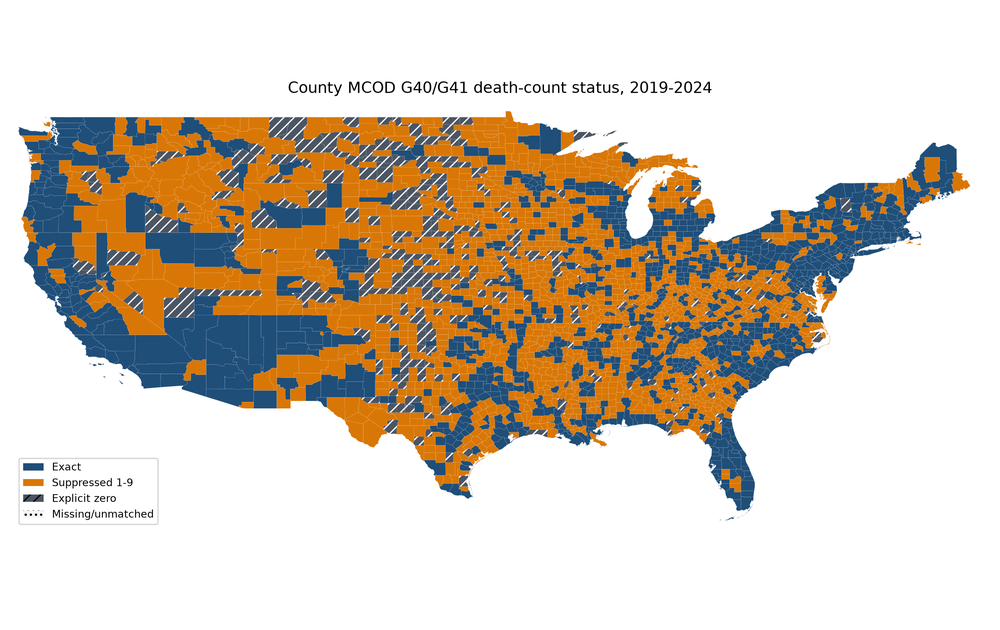
#> input picture manuscript/editorial_revision_ready/figures/figure1_county_suppression_status_revised.png, 1000 x 630 px, shrunk from 2592 x 1632 before the run, found by its file name
$ python editorial_revision_round3_figures.py
#> lines starting #> are read from the running program, lines starting #| are printed output that depends on the picture
from __future__ import annotations

import shutil
from pathlib import Path

import matplotlib.pyplot as plt
import numpy as np
import pandas as pd
from PIL import Image, ImageChops


PROJECT_ROOT = Path(__file__).resolve().parents[1]
ROUND2 = PROJECT_ROOT / "manuscript" / "editorial_revision_round2_ready"
OUT = PROJECT_ROOT / "manuscript" / "editorial_revision_round3_ready"
FIG_DIR = OUT / "figures"
TABLE_DIR = OUT / "tables"
REPORT_DIR = OUT / "reports"


SCENARIO_LABELS = {
    "observed_exact_positive_only": "Exact visible",
    "observed_exact_plus_zero": "Exact + zero",
    "suppressed_equals_1": "Suppressed = 1",
    "suppressed_equals_mean_4_06": "Uniform mean",
    "suppressed_equals_5": "Suppressed = 5",
    "suppressed_equals_9": "Suppressed = 9",
    "population_scaled_residual_allocation": "Population residual",
    "conservative_anti_rural_allocation": "Anti-rural residual",
    "pro_rural_allocation": "Pro-rural residual",
    "interval_likelihood": "Interval NB",
}

SCENARIO_ORDER = list(SCENARIO_LABELS)
TIER_COLORS = {
    "visible": "#4C78A8",
    "total_preserving": "#2A9D8F",
    "stress": "#F58518",
    "interval": "#6F4E7C",
}


def ensure_dirs() -> None:
    for path in [OUT, FIG_DIR, TABLE_DIR, REPORT_DIR]:
        path.mkdir(parents=True, exist_ok=True)
    for subdir in ["tables", "figures", "reports", "references", "supplement"]:
        src_dir = ROUND2 / subdir
        dest_dir = OUT / subdir
        dest_dir.mkdir(parents=True, exist_ok=True)
        if src_dir.exists():
            for src in src_dir.glob("*"):
                if src.is_file():
                    shutil.copy2(src, dest_dir / src.name)


def crop_white_margin(src: Path, dest: Path, padding: int = 28) -> None:
    image = Image.open(src).convert("RGB")
    background = Image.new("RGB", image.size, (255, 255, 255))
    diff = ImageChops.difference(image, background)
    # Ignore tiny antialiasing differences from a white canvas.
    diff = diff.point(lambda p: 255 if p > 8 else 0)
    bbox = diff.getbbox()
    if bbox is None:
        shutil.copy2(src, dest)
        return
    left, top, right, bottom = bbox
    left = max(left - padding, 0)
    top = max(top - padding, 0)
    right = min(right + padding, image.width)
    bottom = min(bottom + padding, image.height)
    image.crop((left, top, right, bottom)).save(dest)


# [13 lines left out: function classify_tier, not called in this run]


def model_rows_for(term: str) -> pd.DataFrame:
    full = pd.read_csv(TABLE_DIR / "table3_suppression_aware_models_revised_full.csv")
    direct = full[
        (full["model_family"] == "rurality_svi_composite")
        & (full["term"] == term)
        & (full["scenario"] != "interval_likelihood")
    ].copy()
    interval = full[
        (full["model_family"] == "interval_nb_rurality_svi")
        & (full["term"] == term)
        & (full["scenario"] == "interval_likelihood")
    ].copy()
    out = pd.concat([direct, interval], ignore_index=True)
    out["scenario_label"] = out["scenario"].map(SCENARIO_LABELS)
    out["scenario_order"] = out["scenario"].map({s: i for i, s in enumerate(SCENARIO_ORDER)})
    out["tier"] = out["scenario"].map(classify_tier)
    out = out.sort_values("scenario_order", ascending=False)
    return out


# [21 lines left out: function draw_panel, not called in this run]


def make_figure2() -> None:
    rural = model_rows_for("primary_rurality_nonmetro_nonadjacent")
    svi = model_rows_for("svi_quartile_Q4_highest")
    fig, axes = plt.subplots(ncols=2, figsize=(11.2, 5.8), sharey=True)
    draw_panel(axes[0], rural, "A. Nonmetro nonadjacent IRR")
    draw_panel(axes[1], svi, "B. Highest SVI quartile IRR")
    axes[0].set_xlabel("Incidence rate ratio, log scale", fontsize=10)
    axes[1].set_xlabel("Incidence rate ratio, log scale", fontsize=10)
    axes[0].set_ylabel("Scenario", fontsize=10)
    handles = [
        plt.Line2D([0], [0], marker="o", color="w", label="Visible-only", markerfacecolor=TIER_COLORS["visible"], markeredgecolor="black", markersize=7),
        plt.Line2D([0], [0], marker="o", color="w", label="Total-preserving", markerfacecolor=TIER_COLORS["total_preserving"], markeredgecolor="black", markersize=7),
        plt.Line2D([0], [0], marker="o", color="w", label="Fixed-value stress", markerfacecolor=TIER_COLORS["stress"], markeredgecolor="black", markersize=7),
        plt.Line2D([0], [0], marker="o", color="w", label="Interval model", markerfacecolor=TIER_COLORS["interval"], markeredgecolor="black", markersize=7),
    ]
    fig.legend(handles=handles, loc="lower center", ncol=4, frameon=False, fontsize=9)
    fig.suptitle("Suppression-scenario model estimates", fontsize=14, fontweight="bold", y=0.98)
    fig.text(
        0.5,
        0.055,
        "Points show IRRs and whiskers show 95% confidence intervals from the rurality plus SVI specification.",
        ha="center",
        fontsize=9,
    )
    fig.tight_layout(rect=[0.02, 0.12, 1, 0.94], w_pad=2.4)
    fig.savefig(FIG_DIR / "figure2_two_panel_irrs_revised.png", dpi=300, bbox_inches="tight")
    plt.close(fig)


# [17 lines left out: function write_report, not called in this run]


def main() -> None:
    ensure_dirs()
    crop_white_margin(
        ROUND2 / "figures" / "figure1_county_suppression_status_revised.png",
        FIG_DIR / "figure1_county_suppression_status_tight.png",
    )
#> in crop_white_margin, `background = Image.new("RGB", image.size, (255, 255, 255))`: background: PIL image 1000x630 RGB; every value is 255
#> in crop_white_margin, `diff = ImageChops.difference(image, background)`:
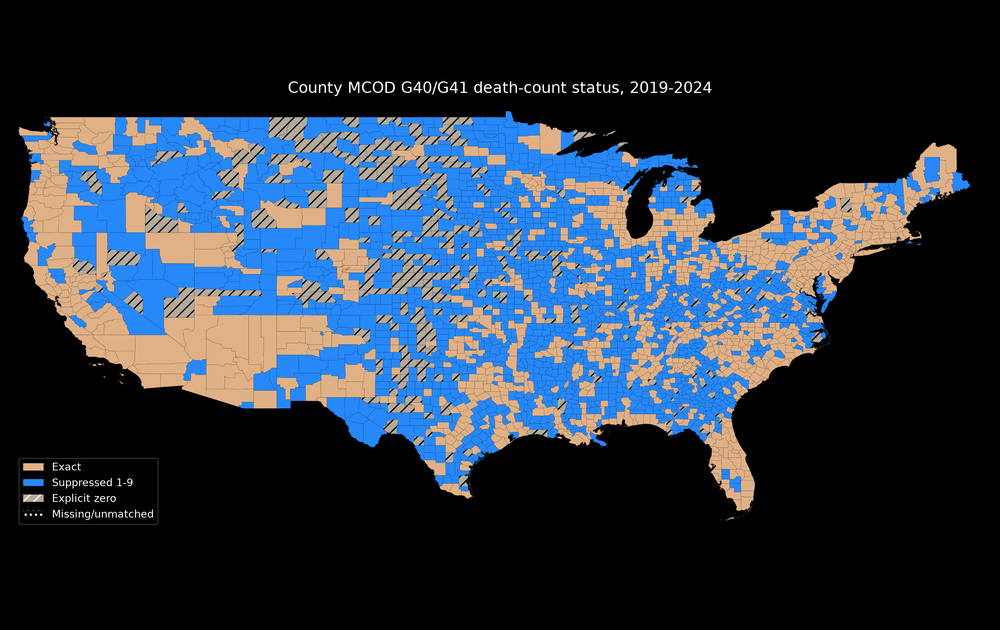
#> diff: PIL image 1000x630 RGB; mean R, G, B 42.2, 53.1, 66.8
#> in crop_white_margin, `diff = diff.point(lambda p: 255 if p > 8 else 0)`:
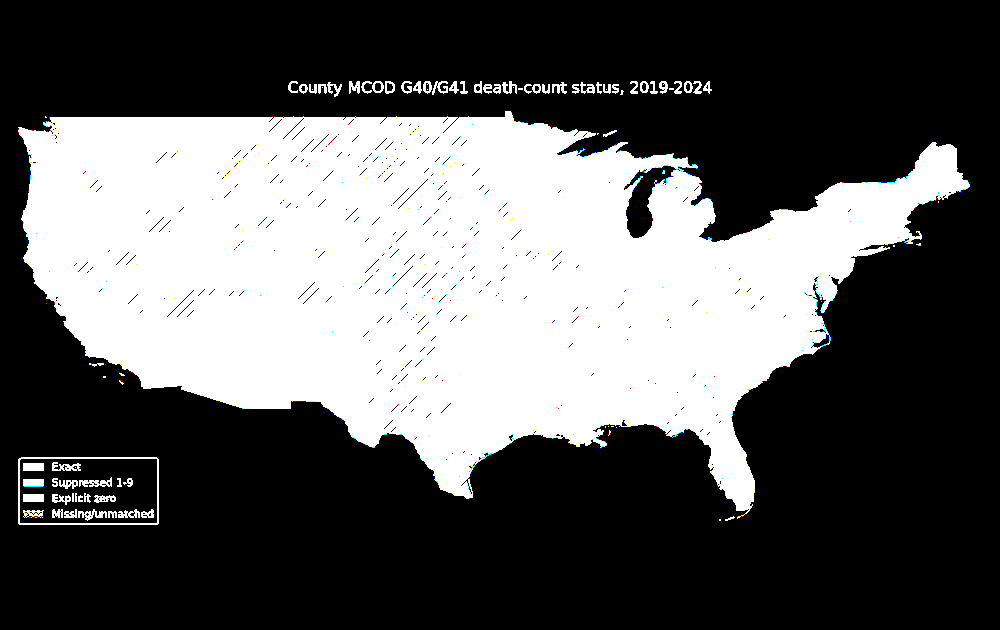
#> diff: PIL image 1000x630 RGB; mean R, G, B 92.5, 92.7, 92.6
#> in crop_white_margin, `bbox = diff.getbbox()`: bbox = (18, 81, 971, 525)
#> in crop_white_margin, `left, top, right, bottom = bbox`: left = 18; top = 81; right = 971; bottom = 525
#> in crop_white_margin, `left = max(left - padding, 0)`: left = 0
#> in crop_white_margin, `top = max(top - padding, 0)`: top = 53
#> in crop_white_margin, `right = min(right + padding, image.width)`: right = 999
#> in crop_white_margin, `bottom = min(bottom + padding, image.height)`: bottom = 553
#> in crop_white_margin, `image.crop((left, top, right, bottom)).save(dest)`:
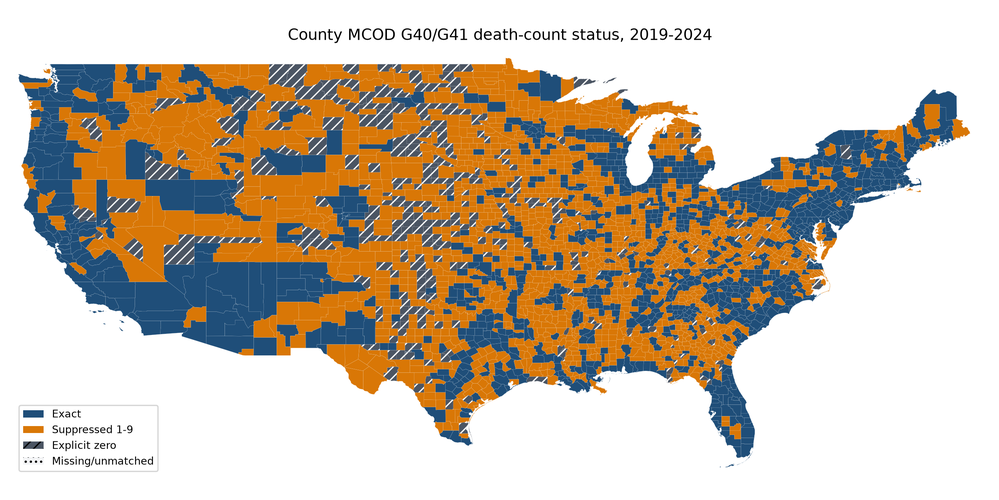
#> saved as figure1_county_suppression_status_tight.png: PIL image 999x500 RGB; mean R, G, B 201.8, 188.1, 170.7
    crop_white_margin(
        ROUND2 / "figures" / "figure3_suppression_aware_residual_rate.png",
        FIG_DIR / "figure3_suppression_aware_residual_rate_tight.png",
    )
#> call 2 of crop_white_margin, with padding = 28
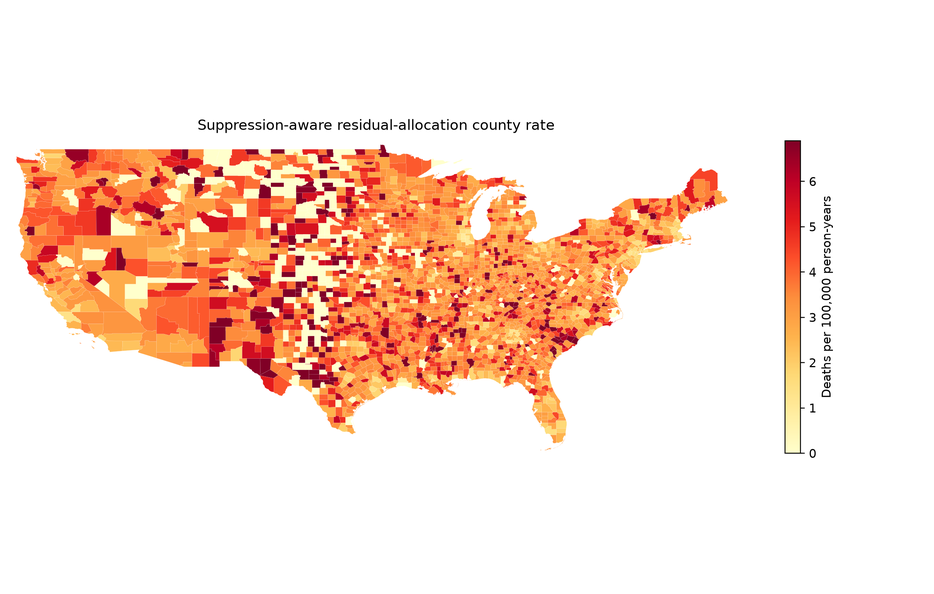
#> input picture manuscript/editorial_revision_round2_ready/figures/figure3_suppression_aware_residual_rate.png, 934 x 594 px, shrunk from 2420 x 1540 before the run
#> in crop_white_margin (call 2), `background = Image.new("RGB", image.size, (255, 255, 255))`: background: PIL image 934x594 RGB; every value is 255
#> in crop_white_margin (call 2), `diff = ImageChops.difference(image, background)`:
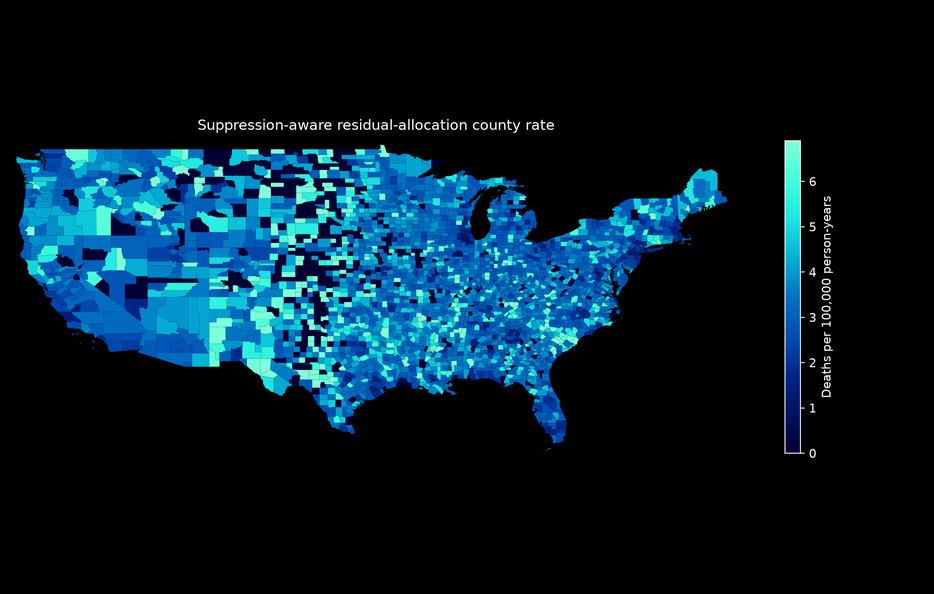
#> diff: PIL image 934x594 RGB; mean R, G, B 4.6, 29, 41.4
#> in crop_white_margin (call 2), `diff = diff.point(lambda p: 255 if p > 8 else 0)`:
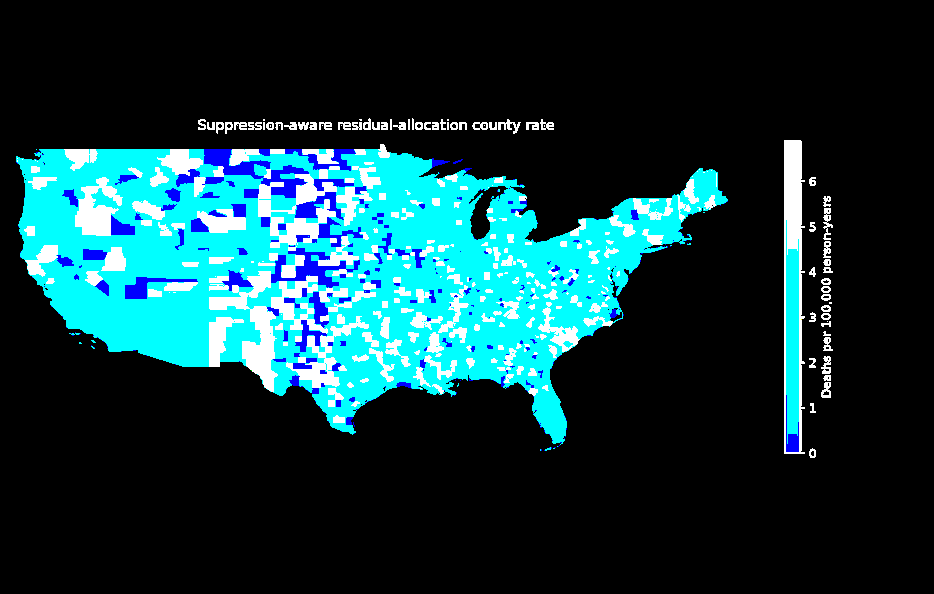
#> diff: PIL image 934x594 RGB; mean R, G, B 16.2, 56.5, 62
#> in crop_white_margin (call 2), `bbox = diff.getbbox()`: bbox = (16, 118, 833, 458)
#> in crop_white_margin (call 2), `left, top, right, bottom = bbox`: left = 16; top = 118; right = 833; bottom = 458
#> in crop_white_margin (call 2), `left = max(left - padding, 0)`: left = 0
#> in crop_white_margin (call 2), `top = max(top - padding, 0)`: top = 90
#> in crop_white_margin (call 2), `right = min(right + padding, image.width)`: right = 861
#> in crop_white_margin (call 2), `bottom = min(bottom + padding, image.height)`: bottom = 486
#> in crop_white_margin (call 2), `image.crop((left, top, right, bottom)).save(dest)`:
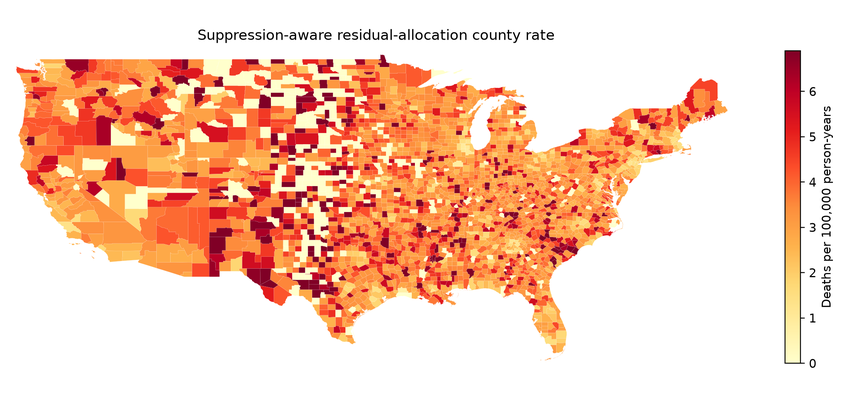
#> saved as figure3_suppression_aware_residual_rate_tight.png: PIL image 861x396 RGB; mean R, G, B 247.6, 207.8, 187.6
    make_figure2()
    write_report()
    print(f"round3_figures={FIG_DIR}")


if __name__ == "__main__":
#> (the run stopped early here; a loop or call above may not have finished)
